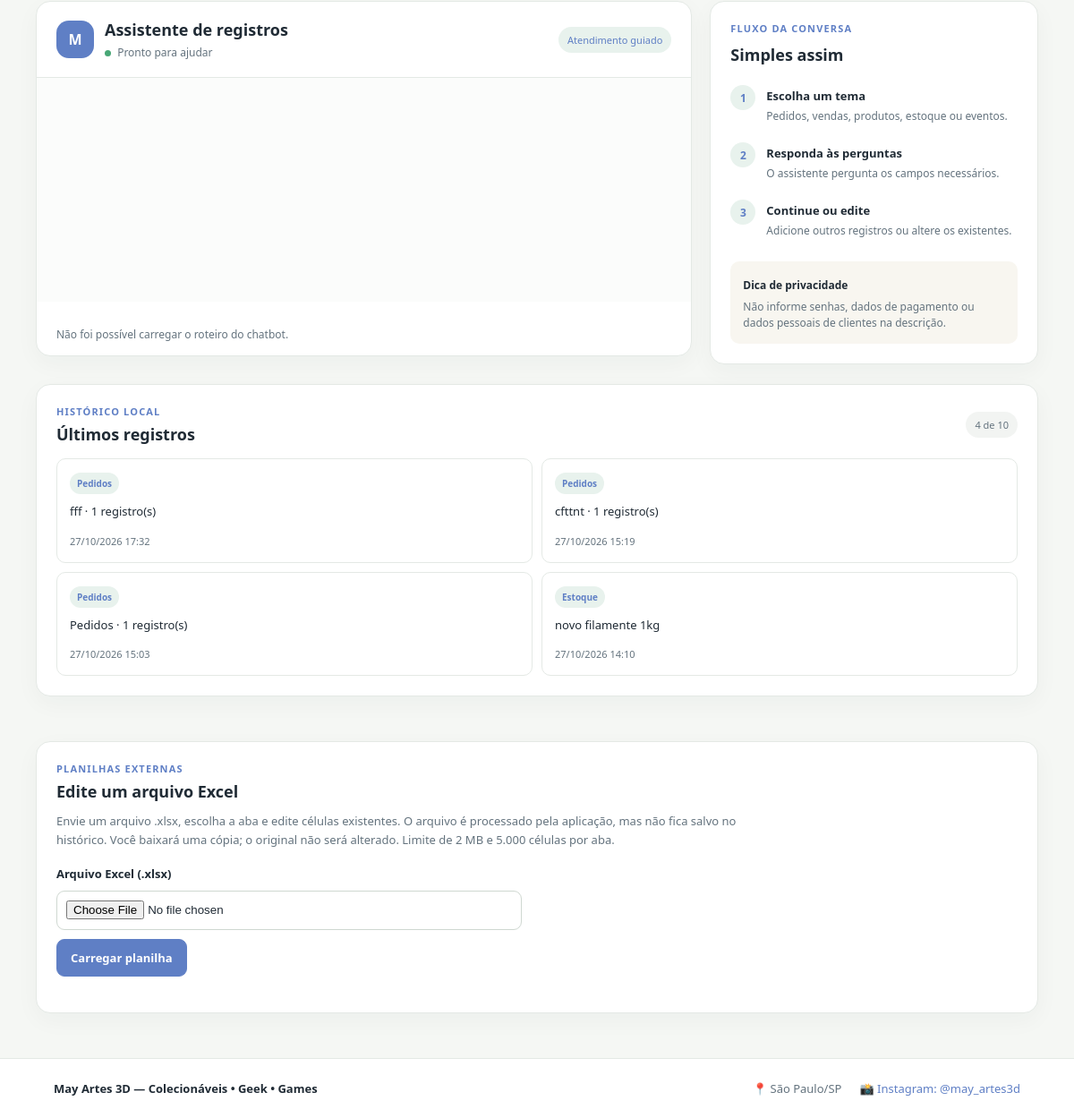
Before: / (lower part) with the older database file.
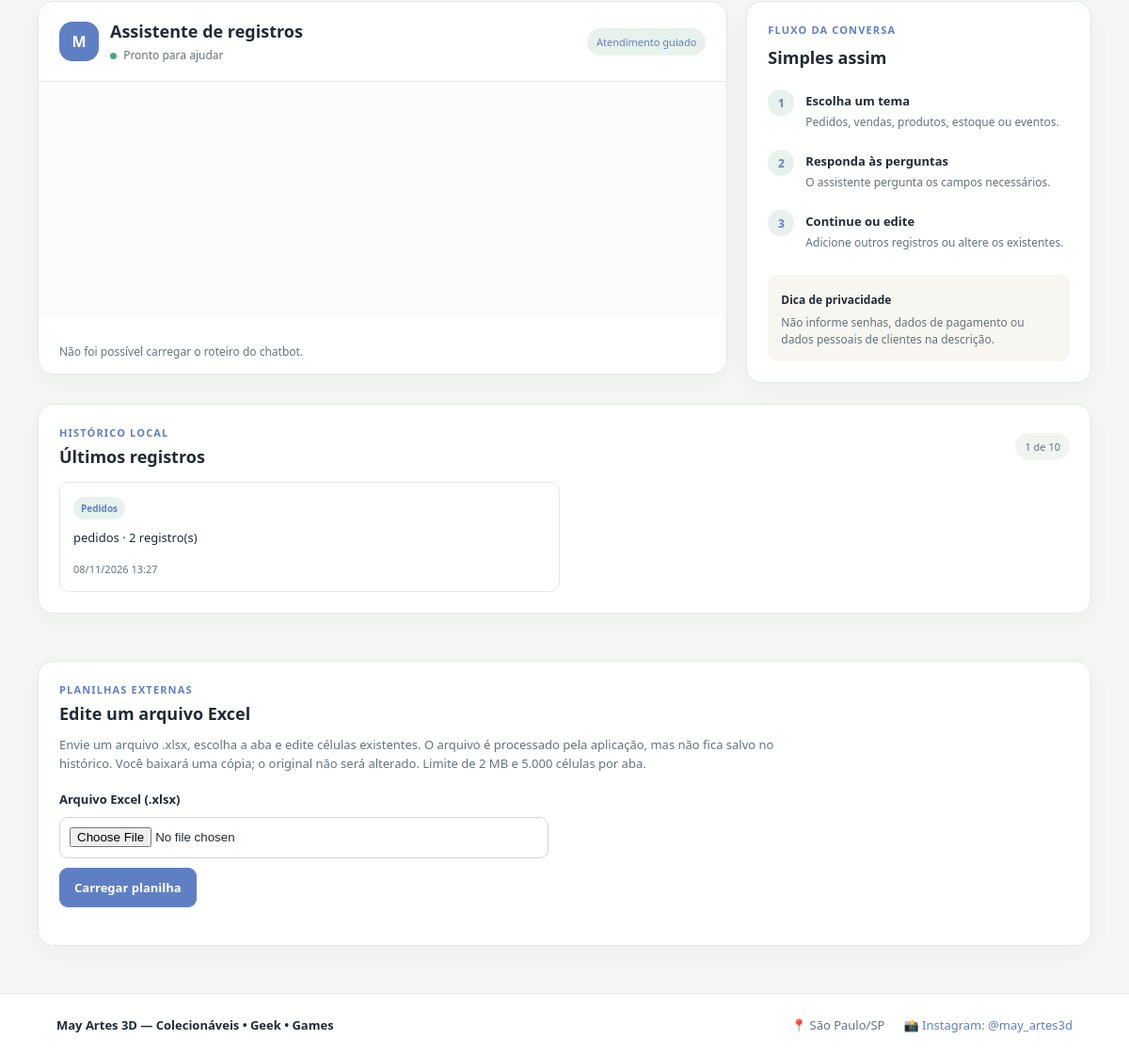
After: the same page with the newer database file.
### home/models.py (models this page shows, shortened)
class TemaBot(models.Model):
    codigo = models.SlugField(max_length=30, unique=True)
    nome = models.CharField(max_length=80)
    nome_planilha = models.CharField(max_length=31)
    ordem = models.PositiveSmallIntegerField(default=0)
    ativo = models.BooleanField(default=True)
    class Meta:
        ordering = ["ordem", "nome"]
        verbose_name = "tema do chatbot"
        verbose_name_plural = "temas do chatbot"

class RegistroOperacional(models.Model):
    CATEGORIAS = [
        ("pedido", "Pedido"),
        ("venda", "Venda"),
        ("produto", "Produto"),
        ("estoque", "Estoque"),
        ("evento", "Evento"),
    ]
    categoria = models.CharField(max_length=20, choices=CATEGORIAS)
    detalhes = models.CharField(max_length=500)
    criado_em = models.DateTimeField(auto_now_add=True)
    class Meta:
        ordering = ["-criado_em"]
        verbose_name = "registro operacional"
        verbose_name_plural = "registros operacionais"

### home/views.py (the view)
# urls.py: 2. Add a URL to urlpatterns:  path('', views.home, name='home')
def home(request):
    planilhas = Planilha.objects.select_related("tema").annotate(
        total_registros=Count("registros"),
    )[:10]
    historico = [
        {
            "planilha_id": planilha.pk,
            "tema": planilha.tema.nome,
            "resumo": f"{planilha.nome} · {planilha.total_registros} registro(s)",
            "criado_em": timezone.localtime(planilha.atualizada_em),
        }
        for planilha in planilhas
    ]
    registros_antigos = RegistroOperacional.objects.order_by("-criado_em")[:10]
    for registro in registros_antigos:
        historico.append({
            "tema": registro.get_categoria_display(),
            "resumo": registro.detalhes,
            "criado_em": timezone.localtime(registro.criado_em),
        })
    historico.sort(key=lambda item: item["criado_em"], reverse=True)
    return render(
        request,
        "home.html",
        {
            "registros": historico[:10],
            "chatbot_config": {
                "roteiro_url": reverse("roteiro_chatbot"),
                "planilhas_url": reverse("listar_planilhas"),
                "criar_planilha_url": reverse("criar_planilha"),
                "editar_planilha_externa_url": reverse("editar_planilha_externa"),
            },
        },
    )

### home/templates/home.html (shortened to what this page needs)
{% load static %}
<!DOCTYPE html>
<html lang="pt-BR">
<head>
    <link rel="stylesheet" href="{% static 'home/css/home.css' %}?v=13">
</head>
<body>
    <main>
        <section class="workspace" id="chat" aria-label="Área do chatbot">
            <div class="chat-card">
                <div class="chat-heading">
                    <div class="bot-avatar" aria-hidden="true">M</div>
                    <div>
                        <h2>Assistente de registros</h2>
                        <p><span class="online-dot"></span> Pronto para ajudar</p>
                    </div>
                    <span class="secure-label">Atendimento guiado</span>
                </div>
                <div id="chat-messages" class="chat-messages" role="log" aria-live="polite" aria-relevant="additions"></div>
                <div id="chat-controls" class="chat-controls"></div>
                <p id="chat-status" class="chat-status" role="status" aria-live="polite"></p>
            </div>
            <aside class="guide-card">
                <p class="eyebrow">FLUXO DA CONVERSA</p>
                <h2>Simples assim</h2>
                <ol class="steps">
                    <li><span>1</span><div><strong>Escolha um tema</strong><small>Pedidos, vendas, produtos, estoque ou eventos.</small></div></li>
                    <li><span>2</span><div><strong>Responda às perguntas</strong><small>O assistente pergunta os campos necessários.</small></div></li>
                    <li><span>3</span><div><strong>Continue ou edite</strong><small>Adicione outros registros ou altere os existentes.</small></div></li>
                </ol>
                <div class="privacy-note">
                    <strong>Dica de privacidade</strong>
                    <p>Não informe senhas, dados de pagamento ou dados pessoais de clientes na descrição.</p>
                </div>
            </aside>
        </section>
        <section class="records-section" id="registros">
            <div class="section-heading">
                <div>
                    <p class="eyebrow">HISTÓRICO LOCAL</p>
                    <h2>Últimos registros</h2>
                </div>
                <span id="records-count" class="records-count">{{ registros|length }} de 10</span>
            </div>
            <div id="records-list" class="records-list">
                {% for registro in registros %}
                    <article class="record-item"{% if registro.planilha_id %} data-planilha-id="{{ registro.planilha_id }}"{% endif %}>
                        <span class="record-category">{{ registro.tema }}</span>
                        <p>{{ registro.resumo }}</p>
                        <time>{{ registro.criado_em|date:"d/m/Y H:i" }}</time>
                    </article>
                {% empty %}
                    <p class="empty-records">Nenhum registro salvo ainda. Inicie uma conversa para adicionar o primeiro.</p>
                {% endfor %}
            </div>
        </section>
        <section class="records-section external-editor-section" id="editar-arquivo">
            <div class="section-heading">
                <div>
                    <p class="eyebrow">PLANILHAS EXTERNAS</p>
                    <h2>Edite um arquivo Excel</h2>
                </div>
            </div>
            <p class="external-editor-help">Envie um arquivo .xlsx, escolha a aba e edite células existentes. O arquivo é processado pela aplicação, mas não fica salvo no histórico. Você baixará uma cópia; o original não será alterado. Limite de 2 MB e 5.000 células por aba.</p>
            <form id="external-upload-form" class="external-upload-form" method="post" enctype="multipart/form-data" target="external-download-frame">
                <label for="external-workbook">Arquivo Excel (.xlsx)</label>
                <input id="external-workbook" name="arquivo" type="file" accept=".xlsx" required>
                <button class="choice-button" type="submit">Carregar planilha</button>
            </form>
            <p id="external-editor-status" class="chat-status" role="status" aria-live="polite"></p>
        </section>
    </main>
    <footer class="site-footer">
        <p class="footer-brand">May Artes 3D — Colecionáveis • Geek • Games</p>
        <div class="footer-contact" id="contato">
            <span>📍 São Paulo/SP</span>
            <a href="https://www.instagram.com/may_artes3d/" target="_blank" rel="noopener noreferrer">📸 Instagram: @may_artes3d</a>
        </div>
    </footer>
</body>
</html>

Changed rows visible on the page:
removed RegistroOperacional: resumo "novo filamente 1kg"
Other visible differences:
{{ registros|length }}: "4" → "1"
new list line: "Pedidos"
new list line: "pedidos · 2 registro(s) 08/11/2026 13:27"
list line gone: "Pedidos"
list line gone: "fff · 1 registro(s) 27/10/2026 17:32"
list line gone: "cfttnt · 1 registro(s) 27/10/2026 15:19"
list line gone: "Pedidos · 1 registro(s) 27/10/2026 15:03"
list line gone: "Estoque 27/10/2026 14:10"
